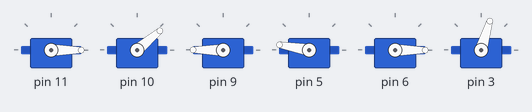
Simulated run of this sketch. Board: Arduino Uno, built with avr-gcc and run on an emulated ATmega328P. On the bench: 6 × servo.

Above: at 0.1 s.
At 6.16 s:
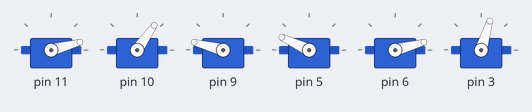
At 6.76 s:
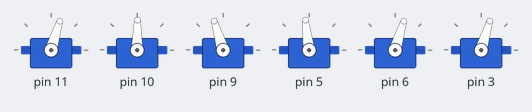
At 7.37 s:
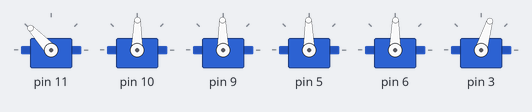
At 7.9 s:
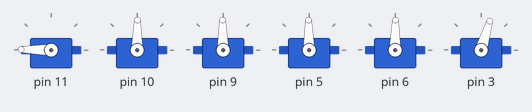
Timing chart, 0 to 9.4 s (numbered marks = the images above):
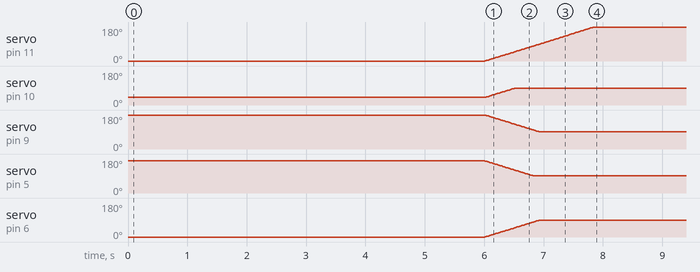

Measured:
- by itself, servo on pin 11: moves from 0° to 179° over 1.8 s
- by itself, servo on pin 10: moves from 40° to 89° over 0.50 s
- by itself, servo on pin 9: moves from 180° to 91° over 0.91 s
- by itself, servo on pin 5: moves from 170° to 91° over 0.81 s
- by itself, servo on pin 6: moves from 0° to 89° over 0.91 s

The sketch:

capstone_arm_test.ino
```cpp
// 8.29.24

#include <Braccio.h>
#include <Servo.h>
#include <string.h>

#define SPTR_SIZE 20
Servo base;
Servo shoulder;
Servo elbow;
Servo wrist_ver;
Servo wrist_rot;
Servo gripper;
/*
char *sPtr [SPTR_SIZE];

int separate (String str, char **p, int size)
{
  int n;
  char s[100];

  strcpy (s. str.c_sstr());
  *p++ = strtok (s," ");
  for (n = 1; NULL != (*p++ = strtok(NULL," "), n++)
    if(size == n)
      break;
  return n;
}*/

int m1 = 0, m2 = 45, m3 = 45, m4 = 45, m5 = 90, m6 = 73;
int servo_delay = 10;

String M1_str;
String M2_str;
String M3_str;
String M4_str;
String M5_str;
String M6_str;

void setup() {
  Braccio.begin();

  Serial.begin(9600);
}

void loop() {

  /*
  if (Serial.available()){

    M1_str = Serial.readStringUntil(',');
    M2_str = Serial.readStringUntil(',');
    M3_str = Serial.readStringUntil(',');
    M4_str = Serial.readStringUntil(',');
    M5_str = Serial.readStringUntil(',');
    M6_str = Serial.readStringUntil(',');

    m1 = M1_str.toInt();
    m2 = M2_str.toInt();
    m3 = M3_str.toInt();
    m4 = M4_str.toInt();
    m5 = M5_str.toInt();
    m6 = M6_str.toInt();

    Serial.println();
    Serial.println(M1_str);
    Serial.println(M2_str);
    Serial.println(M3_str);
    Serial.println(M4_str);
    Serial.println(M5_str);
    Serial.println(M6_str);

  }
  */

  Braccio.ServoMovement(servo_delay, 180, 90, 90, 90, 90, m6);
}
```
